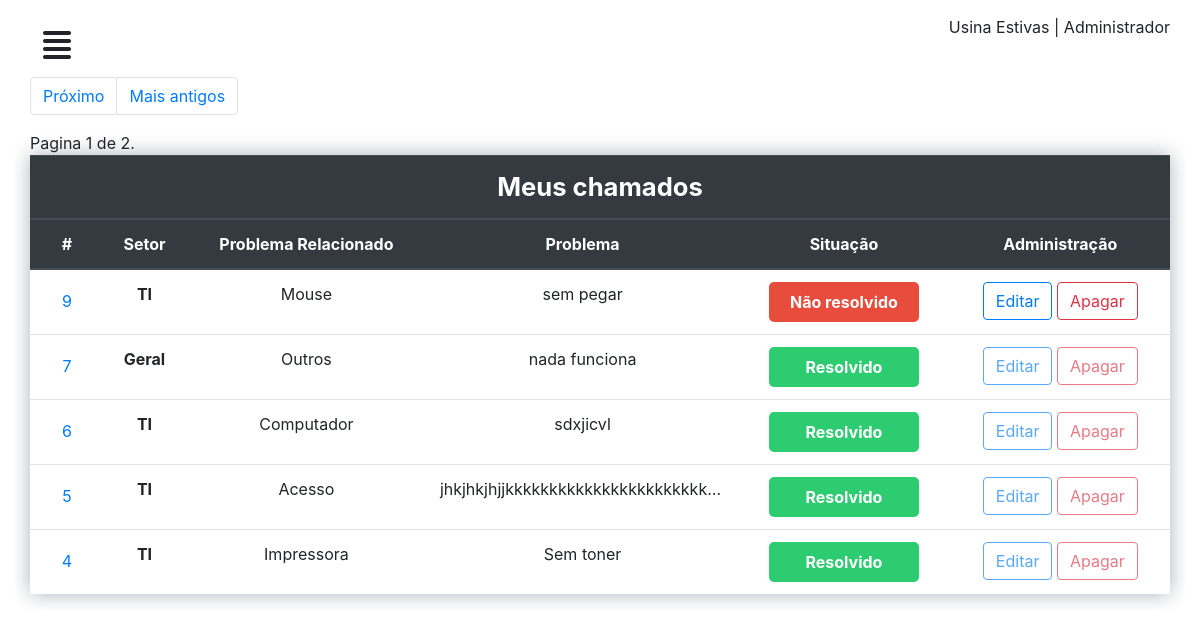
The app's page /perfil/ (signed in), older data.
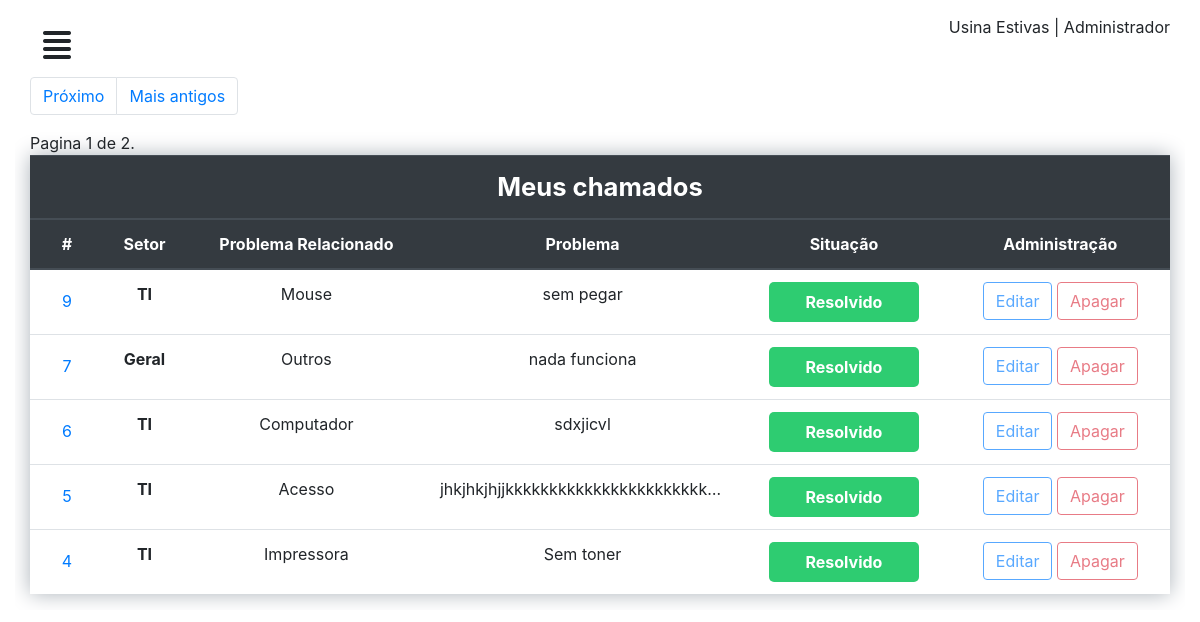
The same page, newer data.
### chamados/models.py (models this page shows)
class Chamado(models.Model):
	setor = models.CharField('Setor', max_length=50)
	problema = models.TextField('problema')
	user = models.ForeignKey(CustomUser, on_delete=models.CASCADE)
	relacao = models.ForeignKey(ProblemaRelacionado, on_delete=models.CASCADE)
	situacao = models.ForeignKey(Situacao, on_delete=models.CASCADE, default=1)
	comentario = models.TextField('comentario', null=True)

class ProblemaRelacionado(models.Model):
	relacao = models.CharField('problema relacionado', max_length=50)
	def __str__(self):
		return self.relacao

### chamados/views.py (the view)
# urls.py: path('perfil/', perfil, name="perfil"),
@login_required
def perfil(request):
	chamados = Chamado.objects.filter(user=request.user).order_by('-id')
	paginator = Paginator(chamados, 5)
	page = request.GET.get('page')
	contacts = paginator.get_page(page)
	contexto = {
	'lista_chamado': chamados,
	'contacts': contacts
	}
	return render(request, 'dashboard/chamados.html', contexto)

### chamados/templates/dashboard/chamados.html (shortened to what this page needs)
{% extends "dashboard/baseperfil.html" %}
{% load static %}
{% block title %}
<link rel="stylesheet" type="text/css" href="{% static 'css/mycall.css' %}" />
{% endblock %}
{% block conteudo %}
<div id="mycall">
  <div class="row">
    <div class="col-12 table-responsive">
     <table class="table">
      <thead class="thead-dark">
        <tr>
          <th class="titleTable" colspan="7" scope="col">Meus chamados</th>
        </tr>
      </thead>
      <thead class="thead-dark">
        <tr>
          <th scope="col">#</th>
          <th scope="col">Setor</th>
          <th scope="col">Problema Relacionado</th>
          <th scope="col">Problema</th>
          <th scope="col">Situação</th>
          <th scope="col">Administração</th>
        </tr>
      </thead>
      <tbody>
        <tr>
          {% for chamado in contacts %}
          <th scope="row"><button type="button" class="btn btn-link" data-toggle="modal" data-target="#chamado-{{chamado.id}}">
            {{chamado.id}}
          </button>
        </th>
        <th scope="row">{{chamado.setor}}</th>
        <td >{{chamado.relacao}}</td>
        <td >{{chamado.problema}}</td>
        <td > {% if chamado.situacao.id == 1 %} <span class="open"> Não resolvido </span> {% elif chamado.situacao.id == 2 %}<span class="progressCall">Em andamento </span> {% else %} <span class="completed">Resolvido </span>{% endif %}</td>
        <td> {% if chamado.situacao.id == 1 %} <a href="{% url 'editar' chamado.id %}"> <button type="button" class="btn btn-outline-primary">Editar</button> </a> <a href="{% url 'apagar' chamado.id %}"><button type="button" class="btn btn-outline-danger">Apagar</button></a> {% else %} <a href="{% url 'editar' chamado.id %}"> <button type="button" class="btn btn-outline-primary" disabled="">Editar</button></a> <a href="{% url 'apagar' chamado.id %}"><button type="button" class="btn btn-outline-danger" disabled="">Apagar</button> </a>{% endif %}</td>
      </tr>
      {% empty %}
    </tbody>
  </table>
  <p>Nenhum chamado cadastrado</p>
</div>
</div>
{% endfor %}
</div>
{% endblock %}
{% block pagination %}
<div class="row">
  <div class="col-12">
    <nav aria-label="Page navigation example">
      <ul class="pagination">
        {% if contacts.has_next %}
        <li class="page-item"><a class="page-link" href="?page={{ contacts.next_page_number }}">Próximo</a></li>
        <li class="page-item"><a class="page-link" href="?page={{ contacts.paginator.num_pages }}">Mais antigos</a></li>
        {% endif %}
      </ul>
    </nav>
    <span class="current">
      Pagina {{ contacts.number }} de {{ contacts.paginator.num_pages }}.
    </span>
  </div>
</div>
{% endblock %}

Row changes from the older to the newer data that the page shows:
changed Chamado "sem pegar": situacao_id "Não resolvido" → "Resolvido"
